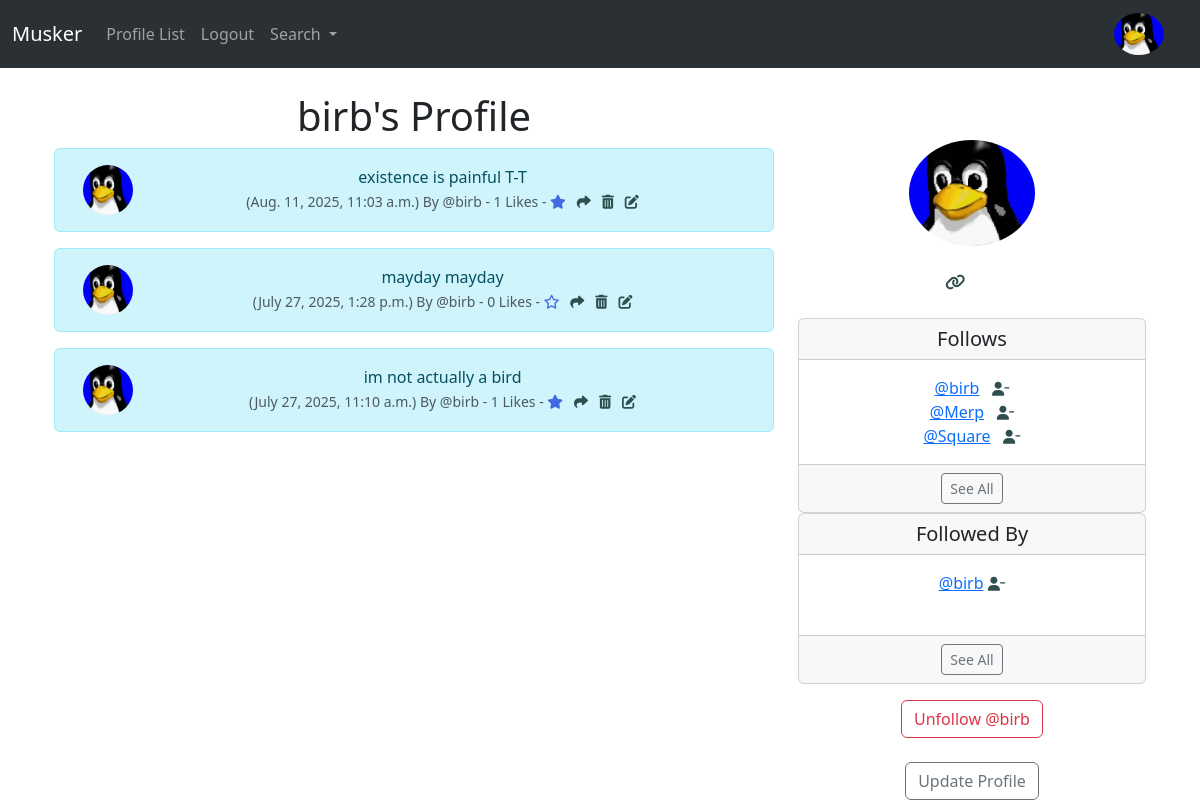
Screenshot of /profile/1 (signed in) with the database file from the repository.
### musker/models.py (models this page shows, shortened)
class Profile(models.Model):
    user = models.OneToOneField(User, on_delete=models.CASCADE)
    follows = models.ManyToManyField("self",
                                     related_name="followed_by",
                                     symmetrical=False,
                                     blank=True)
    date_modified = models.DateTimeField(User, auto_now=True)
    profile_image = models.ImageField(null = True, blank = True, upload_to="images/")
    profile_bio = models.CharField(null=True, blank=True, max_length=500)
    homepage_link = models.CharField(null=True, blank=True, max_length=100)
    facebook_link = models.CharField(null=True, blank=True, max_length=100)
    instagram_link =models.CharField(null=True, blank=True, max_length=100)
    linkedin_link = models.CharField(null=True, blank=True, max_length=100)
    def __str__(self):
        return self.user.username

class Meep(models.Model):
    user = models.ForeignKey(User, related_name="meeps", on_delete=models.DO_NOTHING)
    body = models.CharField(max_length=200)
    created_at = models.DateTimeField(auto_now_add=True)
    likes = models.ManyToManyField(User, related_query_name="meep_like", blank=True)
    def number_of_likes(self):
        return self.likes.count()

### musker/views.py (the view, shortened to what this page needs)
# urls.py: path('profile/<int:pk>', views.profile, name='profile'),
def profile(request, pk):
    if request.user.is_authenticated:
        profile = Profile.objects.get(user_id=pk)
        meeps= Meep.objects.filter(user_id = pk).order_by("-created_at")
        return render(request, "profile.html", {"profile":profile, "meeps": meeps})
    else:
        messages.success(request, ("You must be logged in to view this page"))
        return redirect('home')

### musker/templates/profile.html (shortened to what this page needs)
{% extends 'base.html' %}
{% load static %}
{% block content %}
{% if profile %}
<div class="container text-center">
    <div class="row">
        <div class="col-8">
            <h1>{{ profile.user.username }}'s Profile</h1>
            {% if meeps %}
                {% for meep in meeps %}
        <div class="alert alert-info" role="alert">
    <div class="container">
        <div class="row">
            <div class="col-1">
                {% if profile.profile_image %}
                <img src="{{ profile.profile_image.url }}"
                alt="{{ profile.user.username}}"
                width="50"
                height="50"
                class="rounded-circle">
                {% else %}
                <img src="{% static 'images/noot.png' %}"
                alt="{{ profile.user.username}}"
                width="50"
                height="50"
                class="rounded-circle">
                {% endif %}
            </div>
            <div class="col-11">
                    {{ meep.body }}
                    <br>
                    <small class="text-muted">
                        ({{ meep.created_at }}) By
                        @{{ meep.user.username }}
                        - {{ meep.number_of_likes }} Likes -
                        {% if user in meep.likes.all %}
                        <a href="{% url 'meep_like' meep.id %}"><i class="fa-solid fa-star" style="color: royalblue;"></i></a>
                        {% else %}
                        <a href="{% url 'meep_like' meep.id %}"><i class="fa fa-star-o" style="color: royalblue;"></i></a>
                        {% endif %}
                        <a href="{% url 'meep_show' meep.id %}"><i class="fa-solid fa-share" style="color: DarkSlateGray;"></i></a>
                        {% if request.user.username == profile.user.username %}
                        <a href="{% url 'delete_meep' meep.id %}">
                            <i class="fas fa-trash-alt" style="color: DarkSlateGray;"></i></a>
                        <a href="{% url 'edit_meep' meep.id %}">
                            <i class="fas fa-edit" style="color: DarkSlateGray;"></i>
                        </a>
                        {% endif %}
                    </small>
                    </div>
                    <br/><br/>
            </div>
        </div>
    </div>
                 {% endfor %}
            {% endif %}
        </div>
        <div class="col-4">
            <br>
            <br>
            {% if profile.profile_image %}
                <img src="{{ profile.profile_image.url }}" alt="" class="rounded-circle">
                <br/><br/>
            {% endif %}
            {% if profile.homepage_link %}
                <a href="{{ profile.homepage_link}}" target="new">
                    <i class="fa-solid fa-link" style="color: darkslategray;"></i></a>
            {% endif %}
<br><br>
            <div class="card">
                <h5 class="card-header">Follows</h5>
                <div class="card-body">
                    <p class="card-text">
                        {% for following in profile.follows.all %}
                            <a href="{% url 'profile' following.user.id %}">@{{ following }}</a>
                            <a href="{% url 'unfollow' following.user.id %}"><i class="fa fa-user-minus small" style="color: darkslategray"></i></a>
                            <br/>
                        {% endfor %}
                    </p>
                </div>
                <div class="card-footer text-center">
                    <a href="{% url 'follows' profile.user.id %}" class="btn btn-sm btn-outline-secondary">See All</a>
                </div>
            </div>
            <div class="card mb-3">
                <h5 class="card-header">Followed By</h5>
                <div class="card-body">
                    <p class="card-text">
                       {% for follower in profile.followed_by.all|slice:":3" %}
                            <a href="{% url 'profile' follower.user.id %}">@{{ follower }}</a>
                            {% if follower in profile.follows.all %}
                                <a href="{% url 'unfollow' follower.user.id %}">
                                    <i class="fa fa-user-minus small" style="color: darkslategray"></i>
                                </a>
                            {% else %}
                                <a href="{% url 'follow' follower.user.id %}">
                                    <i class="fa fa-user-plus small" style="color: darkslategray"></i>
                                </a>
                            {% endif %}
                            <br/>
                        {% endfor %}
                        <br>
                    </p>
                </div>
                <div class="card-footer text-center">
                    <a href="{% url 'followers' profile.user.id %}" class="btn btn-sm btn-outline-secondary">See All</a>
                </div>
            </div>
            <form method="POST">
                {% if profile in user.profile.follows.all %}
                    <button class="btn btn-outline-danger" name="follow" value="unfollow" type="submit">
                        Unfollow @{{ profile.user.username|lower }}
                    </button>
                {% else %}
                    <button class="btn btn-outline-success" name="follow" value="follow" type="submit">
                        Follow @{{ profile.user.username|lower }}
                    </button>
                {% endif %}
            </form>
            <br>
                {% if request.user.id == profile.user.id %}
                <a href="{% url 'update_user' %}" class="btn btn-outline-secondary">Update Profile</a>
                {% endif %}
        </div>
    </div>
</div>
{% endif %}
{% endblock %}

### musker/templates/navbar.html (shortened to what this page needs)
{% load static %}
<nav class="navbar navbar-expand-lg bg-body-tertiary" data-bs-theme="dark">
  <div class="container-fluid">
    <a class="navbar-brand" href="{% url 'home' %}">Musker</a>
    <div class="collapse navbar-collapse" id="navbarSupportedContent">
      <ul class="navbar-nav me-auto mb-2 mb-lg-0">
        <li class="nav-item">
          <a class="nav-link"
          href="{% url 'profile_list' %}">Profile List</a>
        </li>
        {% if user.is_authenticated %}
        <li class="nav-item">
          <a class="nav-link"
          href="{% url 'logout' %}">Logout</a>
        </li>
        {% endif %}
         <li class="nav-item dropdown">
          <a class="nav-link dropdown-toggle" href="#" role="button" data-bs-toggle="dropdown" aria-expanded="false">
            Search
          </a>
        </li>
      </ul>
      {% if user.is_authenticated %}
      <ul class="navbar-nav ml-auto">
        <li class="nav-link navbar-brand">
          <a href="{% url 'profile' request.user.id %}">
{% if user.profile.profile_image %}
          <img src="{{ user.profile.profile_image.url }}" class="rounded-circle" width="50">
{% else %}
          <img src="{% static 'images/noot.png' %}" class="img-fluid rounded-circle" alt="profile image" width="50">
{% endif %}
          </a>
        </li>
      </ul>
      {% endif %}
    </div>
  </div>
</nav>

### rows the page displays
Profile: user.username "birb", profile_image (picture)
Meep: profile_image (picture), body "existence is painful T-T", created_at "Aug. 11, 2025, 11:03 a.m.", user.username "birb", number_of_likes "1"
Meep: profile_image (picture), body "mayday mayday", created_at "July 27, 2025, 1:28 p.m.", user.username "birb", number_of_likes "0"
Meep: profile_image (picture), body "im not actually a bird", created_at "July 27, 2025, 11:10 a.m.", user.username "birb", number_of_likes "1"
Profile: user.username "Merp"
Profile: user.username "Square"
